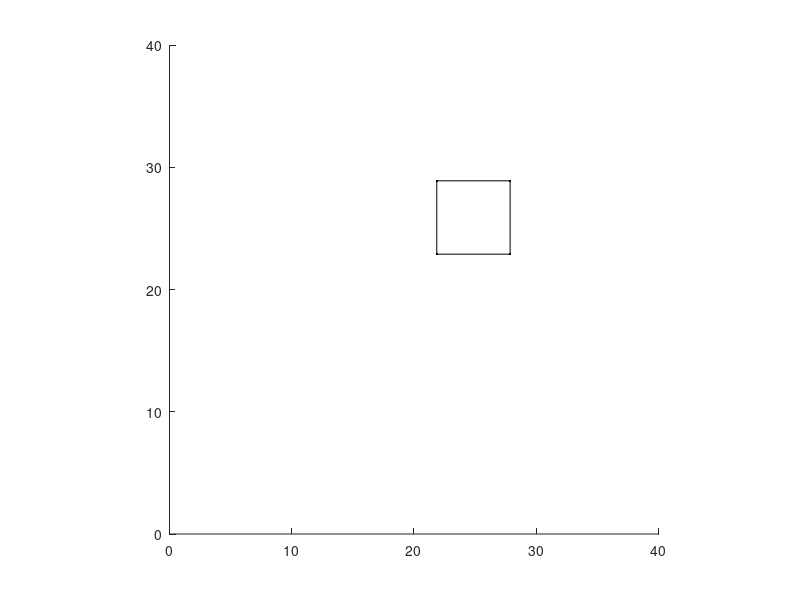

MATLAB code to generate this figure:
%Short example demonstrating how to create a MATLAB animation
%In this case, a square moving along an elliptical path
function animation_example()
%Define the coordinates of the square vertices (in its own frame)
square_coords_x = [-3,3,3,-3,-3];
square_coords_y = [-3,-3,3,3,-3];
%set up the plotting axis
hold on; axis equal; axis square
axis([0,40,0,40])
%initialize the plot of the square
square_plot = plot(0,0,'k');
%iterate through time
for t=0:.001:1
%compute the position of the square's center (travelling along ellipse)
position_x = 9*cos(t)+20;
position_y = 7*sin(t)+20;
%compute positions of square vertices (in world frame)
x_plot = square_coords_x+position_x;
y_plot = square_coords_y+position_y;
%update the coordinates of the square plot
set(square_plot,'xdata',x_plot,'ydata',y_plot);
%update the actual plotting window
drawnow;
end
end

%Short example demonstrating how to create a MATLAB animation
%In this case, a square moving along an elliptical path
%This version also store the animation in a vide.
function video_example()
%define location and filename where video will be stored
%written a bit weird to make it fit when viewed in assignment
mypath1 = 'C:\Users\jvidaurrazaga\OneDrive-Olin College of Engineering\Documents\GitHub\Applied-Math-Assignment-1-Team-12';
mypath2 = 'AppliedMathForEngineers\Modules\Strandbeest\graphics\';
fname='square_animation.avi';
input_fname = [mypath1,mypath2,fname];
%create a videowriter, which will write frames to the animation file
writerObj = VideoWriter(input_fname);
%must call open before writing any frames
open(writerObj);
%Define the coordinates of the square vertices (in its own frame)
square_coords_x = [-3,3,3,-3,-3];
square_coords_y = [-3,-3,3,3,-3];
%initialize the current figure and save as object
fig1 = figure(1);
%set up the plotting axis
hold on; axis equal; axis square
axis([0,40,0,40])
%initialize the plot of the square
square_plot = plot(0,0,'k');
%iterate through time
for t=0:.03:10
%compute the position of the square's center (travelling along ellipse)
position_x = 9*cos(t)+20;
position_y = 7*sin(t)+20;
%compute positions of square vertices (in world frame)
x_plot = square_coords_x+position_x;
y_plot = square_coords_y+position_y;
%update the coordinates of the square plot
set(square_plot,'xdata',x_plot,'ydata',y_plot);
%update the actual plotting window
drawnow;
%capture a frame (what is currently plotted)
current_frame = getframe(fig1);
%write the frame to the video
writeVideo(writerObj,current_frame);
end
%must call close after all frames are written
close(writerObj);
end
